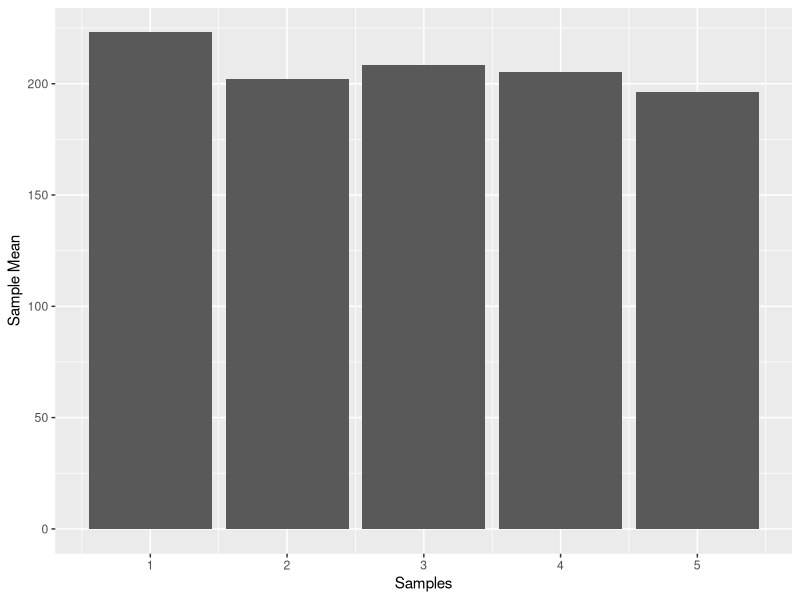

This chart was generated by the following R code: (Note: this script raises an error after producing the figure.)
## ---- chunk 1
##confidence: 20

#sampling process
observations<-rnorm(5*25,mean=200,sd=100)
samples<-rep(1:5,each=25)
my_data<-data.frame(samples,observations)

library(dplyr)

#get means
means<-my_data%>%
  group_by(samples)%>%
  summarize(sample_mean=mean(observations))

library(ggplot2)

#plot means
ggplot(means,aes(x=samples,y=sample_mean))+
  geom_bar(stat="identity")+
  xlab("Samples")+
  ylab("Sample Mean")
  
## ---- chunk 2
##confidence: 80

#sampling
observations<-rnorm(5*25,mean=200,sd=100)
samples<-rep(1:5,each=25)
my_data<-data.frame(samples,observations)

#get sample mean and sample sd
means_sd<-my_data%>%
  group_by(samples)%>%
  summarize(sample_mean=mean(observations),
            sample_sd=sd(observations))

#plot with an error bar
ggplot(sd,aes(x=samples,y=sample_mean))+
  geom_bar(stat="identity")+
  geom_errorbar(aes(ymin=sample_mean-sample_sd,
                   ymax=sample_mean+sample_sd),
               width=.25)
## ---- chunk 3
##confidence: 90

#initialize variables
n<-c(2,5,10,50,100)
mean_sample_means<-c()

#run simulation
for(i in 1:length(n)){
  sim_sample<-rnorm(n[i]*10000,mean=10,sd=5)
  mean_sample_means[i]<-mean(sim_sample)
}

#organize results in data frame
sim_data<-data.frame(n,
                     mean_sample_means)
#print table
knitr::kable(sim_data)

#plot
ggplot(sim_data,aes(x=n,y=mean_sample_means))+
  geom_bar(stat="identity")+
  xlab("Sample size")+
  ylab("Mean of sample means")
## ---- chunk 4
##confidence:80

#initialize variables
n<-c(2,5,10,50,100)
sample_sd<-c()
sample_sd_n<-c()

#run simulation
for(i in 1:length(n)){
  sim_sample<-rnorm(n[i]*10000,mean=10,sd=5)
  sample_sd[i]<-sd(sim_sample)
  sample_sd_n[i]<-sqrt(var(sim_sample)*(n[i]-1)/n[i])
}

#organize results in data frame with a modification to plot two lines in one graph
sim_data<-data.frame(n,                   
                    estimate=c(sample_sd,sample_sd_n),
                   formula=c(rep("N",5),rep("N-1",5)))

#plot two lines which is now possible
ggplot(sim_data,aes(x=n,y=estimate,group=formula,
                    color=formula))+
  geom_point()+
  geom_line()+
  coord_cartesian(ylim=c(3,6))
